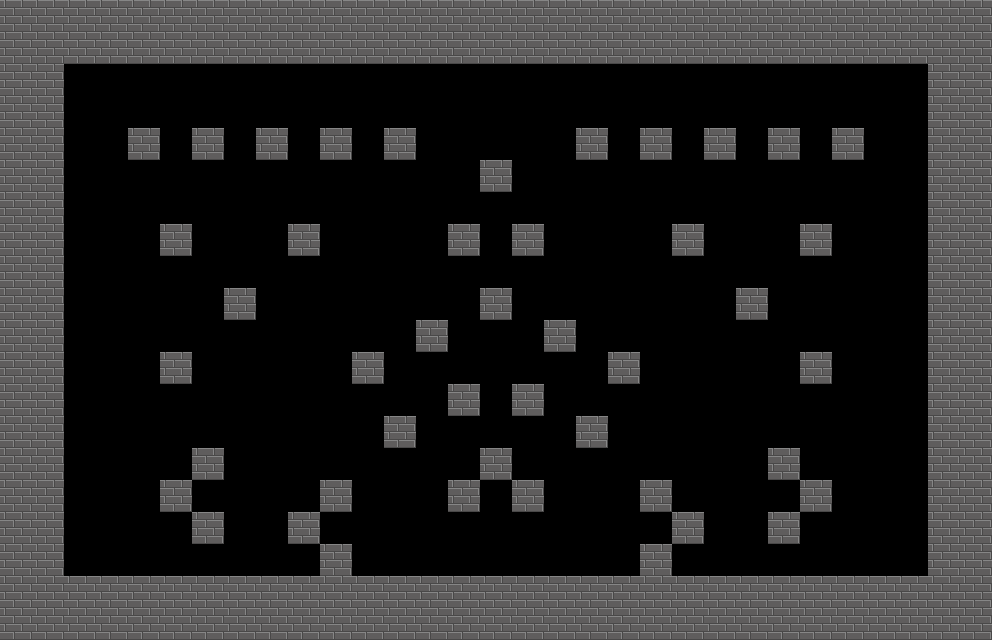

Below is a game level as drawn by its tile map, then a one-line description and the .tmx that defines it (tile-layer data replaced by summaries):
An orthogonal 31x20 tile map with 32x32 px tiles, 1 tile layer (Tiles) and 49 objects.

<map version="1.8" tiledversion="1.8.0" orientation="orthogonal" renderorder="right-down" width="31" height="20" tilewidth="32" tileheight="32" infinite="0" nextlayerid="3" nextobjectid="71">
 <tileset firstgid="1" source="tiles.tsx" />
 <layer id="1" name="Tiles" width="31" height="20">
  <data>[620 cells, 233 non-empty, 1 distinct tile ids]</data>
 </layer>
 <objectgroup id="2" name="Collisions">
  <object id="7" x="0" y="0" width="992" height="64" />
  <object id="10" x="0" y="576" width="992" height="64" />
  <object id="11" x="0" y="64" width="64" height="512" />
  <object id="12" x="928" y="64" width="64" height="512" />
  <object id="25" x="192" y="512" width="32" height="23" />
  <object id="26" x="160" y="480" width="32" height="32" />
  <object id="27" x="192" y="448" width="32" height="32" />
  <object id="28" x="288" y="512" width="32" height="23" />
  <object id="29" x="320" y="544" width="32" height="32" />
  <object id="30" x="320" y="480" width="32" height="32" />
  <object id="31" x="448" y="480" width="32" height="31" />
  <object id="32" x="512" y="480" width="32" height="31" />
  <object id="33" x="480" y="448" width="32" height="32" />
  <object id="34" x="576" y="416" width="32" height="32" />
  <object id="35" x="512" y="384" width="32" height="32" />
  <object id="36" x="448" y="384" width="32" height="32" />
  <object id="37" x="608" y="352" width="32" height="32" />
  <object id="38" x="544" y="320" width="32" height="32" />
  <object id="39" x="480" y="288" width="32" height="32" />
  <object id="40" x="512" y="224" width="32" height="32" />
  <object id="41" x="448" y="224" width="32" height="32" />
  <object id="42" x="480" y="160" width="32" height="32" />
  <object id="43" x="384" y="128" width="32" height="32" />
  <object id="44" x="320" y="128" width="32" height="32" />
  <object id="45" x="288" y="224" width="32" height="32" />
  <object id="46" x="256" y="128" width="32" height="32" />
  <object id="47" x="192" y="128" width="32" height="32" />
  <object id="48" x="128" y="128" width="32" height="32" />
  <object id="49" x="160" y="224" width="32" height="32" />
  <object id="50" x="224" y="288" width="32" height="32" />
  <object id="51" x="160" y="352" width="32" height="32" />
  <object id="52" x="416" y="320" width="32" height="32" />
  <object id="53" x="352" y="352" width="32" height="32" />
  <object id="54" x="384" y="416" width="32" height="32" />
  <object id="55" x="576" y="128" width="32" height="32" />
  <object id="56" x="640" y="128" width="32" height="32" />
  <object id="57" x="704" y="128" width="32" height="32" />
  <object id="58" x="768" y="128" width="32" height="32" />
  <object id="59" x="832" y="128" width="32" height="32" />
  <object id="60" x="800" y="224" width="32" height="32" />
  <object id="61" x="672" y="224" width="32" height="32" />
  <object id="62" x="736" y="288" width="32" height="32" />
  <object id="63" x="800" y="352" width="32" height="32" />
  <object id="64" x="768" y="448" width="32" height="32" />
  <object id="65" x="800" y="480" width="32" height="32" />
  <object id="66" x="768" y="512" width="32" height="23" />
  <object id="67" x="672" y="512" width="32" height="23" />
  <object id="68" x="640" y="544" width="32" height="32" />
  <object id="69" x="640" y="480" width="32" height="31" />
 </objectgroup>
</map>